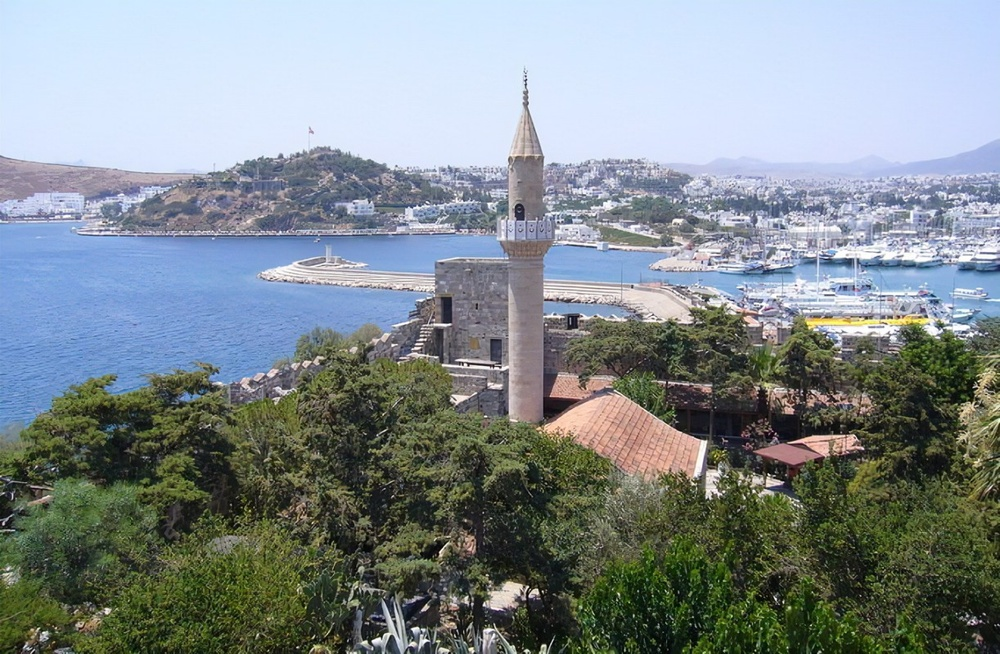
#> input picture data/R-C.jpg, 1000 x 654 px, shrunk from 1222 x 799 before the run, found by its file name
$ python Image_enhancement.py
#> lines starting #> are read from the running program, lines starting #| are printed output that depends on the picture
#> further down, img is the input picture: shape (654, 1000, 3); mean B, G, R 142.1, 138.6, 128.9
import numpy as np
import random
import cv2
from matplotlib import pyplot as plt


def sp_nosie(img, prob):
    """添加椒盐噪声
    prob信噪比"""
#> called with prob = 0.01
    output = np.zeros(img.shape, np.uint8)
    thres = 1 - prob
    for i in range(img.shape[0]):
        for j in range(img.shape[1]):
            rdn = random.random()
            if rdn < prob:
                output[i][j] = 0
            elif rdn > thres:
                output[i][j] = 255
            else:
                output[i][j] = img[i][j]
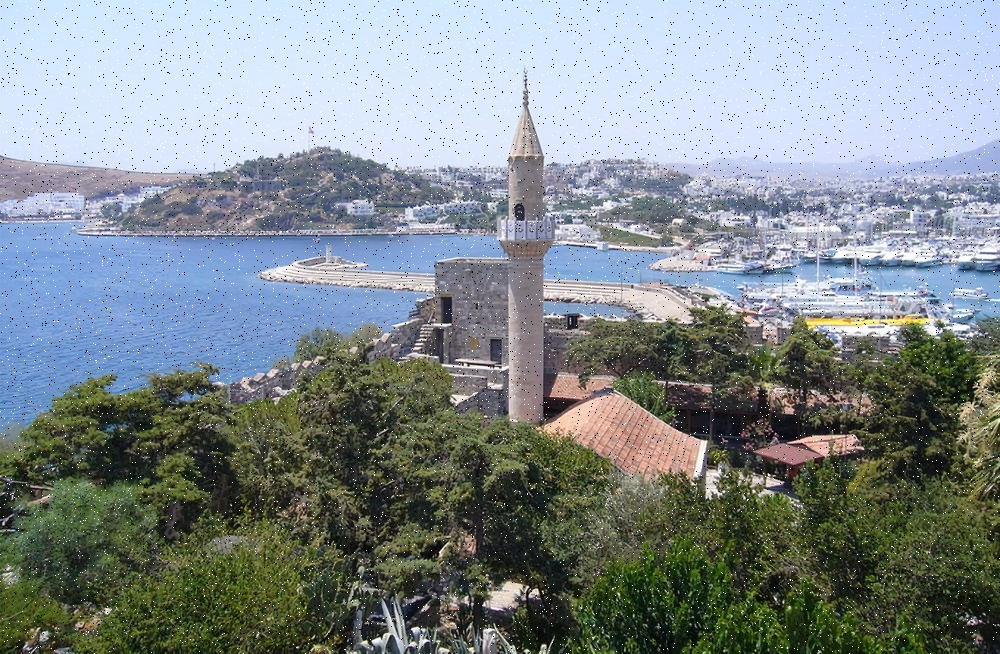
#> output: shape (654, 1000, 3); mean B, G, R 141.7, 138.3, 128.9

    return output


def gasuss_nosie(img, mean=0, var=0.01):
    """添加高斯噪声 mean表示均值 var表示方差"""
#> called with mean = 0, var = 0.01
    img = np.array(img / 255, dtype=float)
    noise = np.random.normal(mean, var ** 0.5, img.shape)
    out = img + noise
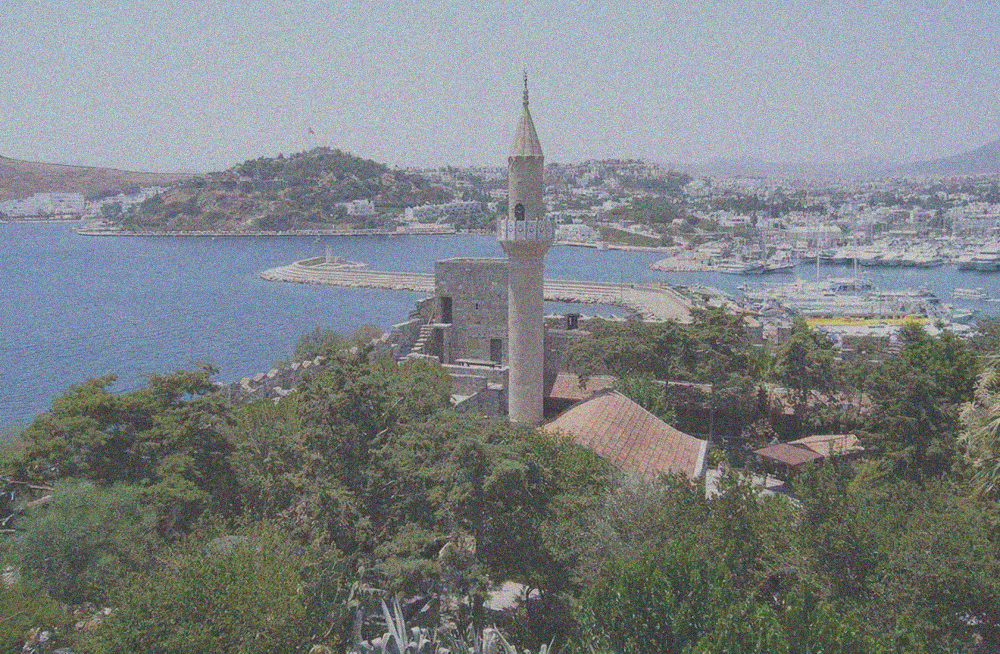
#> out: shape (654, 1000, 3) float64; mean of channels 0, 1, 2 0.557, 0.544, 0.506; drawn with min black and max white
    if out.min() < 0:
        low_clip = -1
    else:
        low_clip = 0
    out = np.clip(out, low_clip, 1.0)
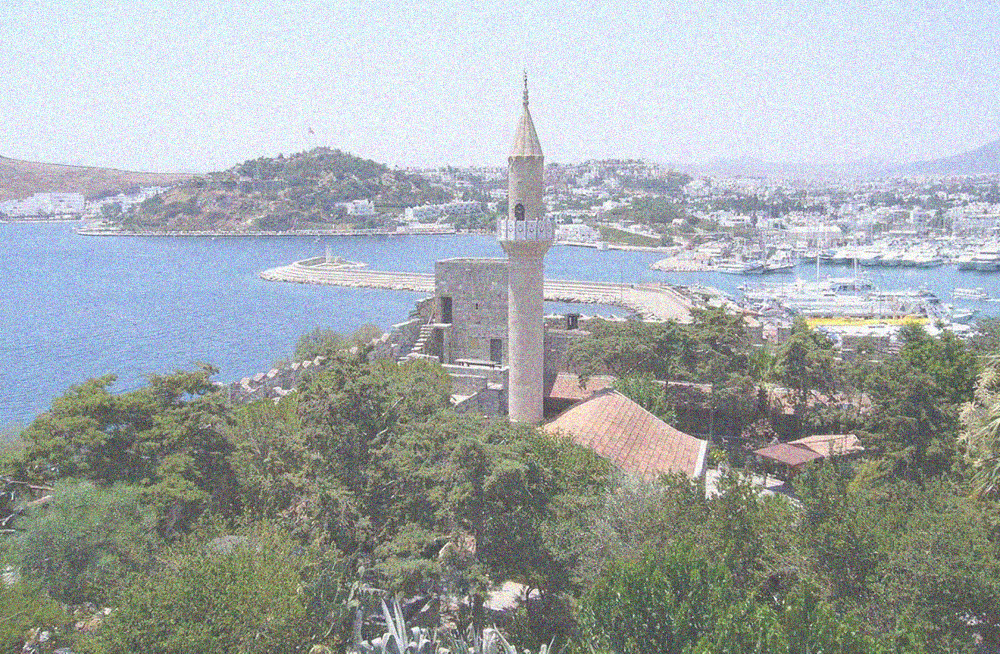
#> out: shape (654, 1000, 3) float64; mean of channels 0, 1, 2 0.547, 0.541, 0.505; drawn with min black and max white
    out = np.uint8(out * 255)
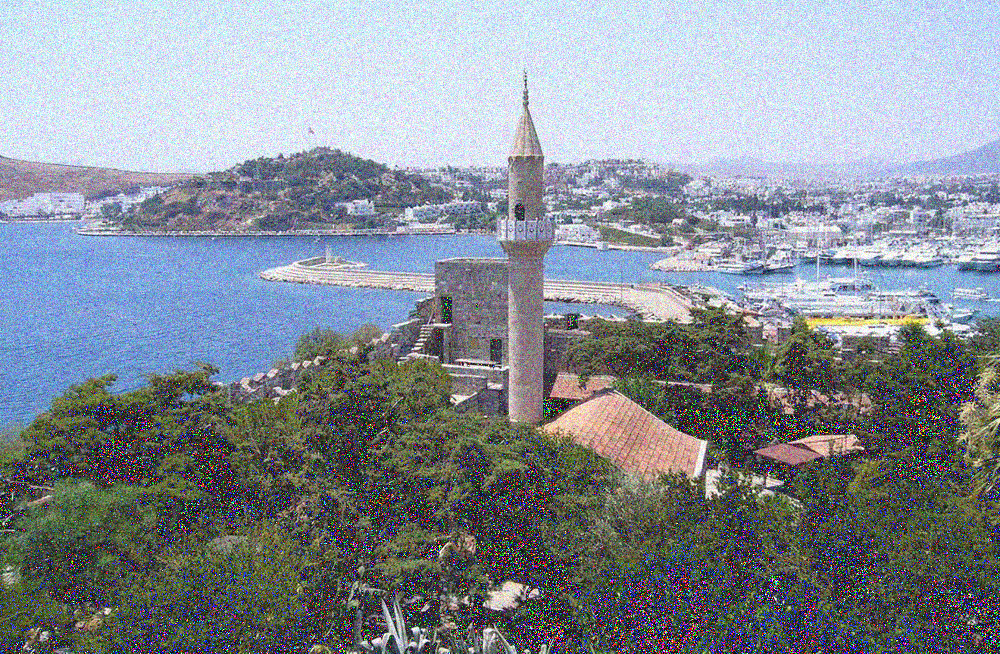
#> out: shape (654, 1000, 3); mean of channels 0, 1, 2 149.6, 141.3, 133.7; drawn as B, G, R
    return out


def meanFiltering1(img, size):  # img输入，size均值滤波器的尺寸，>=3，且必须为奇数
    """"高斯滤波"""
    num = int((size - 1) / 2)  # 输入图像需要填充的尺寸
    img = cv2.copyMakeBorder(img, num, num, num, num, cv2.BORDER_REPLICATE)  # 对传入的图像进行扩充，尺寸为num
    h1, w1 = img.shape[0:2]
    # 高斯滤波
    img1 = np.zeros((h1, w1, 3), dtype="uint8")  # 定义空白图像，用于输出中值滤波后的结果
    for i in range(num, h1 - num):  # 对扩充图像中的原图进行遍历
        for j in range(num, w1 - num):
            sum = 0
            sum1 = 0
            sum2 = 0
            for k in range(i - num, i + num + 1):  # 求中心像素周围size*size区域内的像素的平均值
                for l in range(j - num, j + num + 1):
                    sum = sum + img[k, l][0]  # B通道
                    sum1 = sum1 + img[k, l][1]  # G通道
                    sum2 = sum2 + img[k, l][2]  # R通道
            sum = sum / (size ** 2)  # 除以核尺寸的平方
            sum1 = sum1 / (size ** 2)
            sum2 = sum2 / (size ** 2)
            img1[i, j] = [sum, sum1, sum2]  # 复制给空白图像
    img1 = img1[(0 + num):(h1 - num), (0 + num):(h1 - num)]  # 从滤波图像中裁剪出原图像
    return img1


img = cv2.imread('E:\PythonProject\cvhome01\data\R-C.jpg')
"""原图"""
# cv2.imshow('origin', img)
"""添加椒盐噪声,信噪比为0.01"""
img_spNoise = sp_nosie(img, 0.01)
"""添加高斯噪声"""
img_gasussNoise = gasuss_nosie(img)


# [24 lines of commented-out code are left out]
"""均值滤波"""
img_spOfmean = cv2.blur(img_spNoise, (3, 3))
cv2.imwrite('sp_mean.jpg',img_spOfmean)
img_gasOfmean = cv2.blur(img_gasussNoise,(3,3))
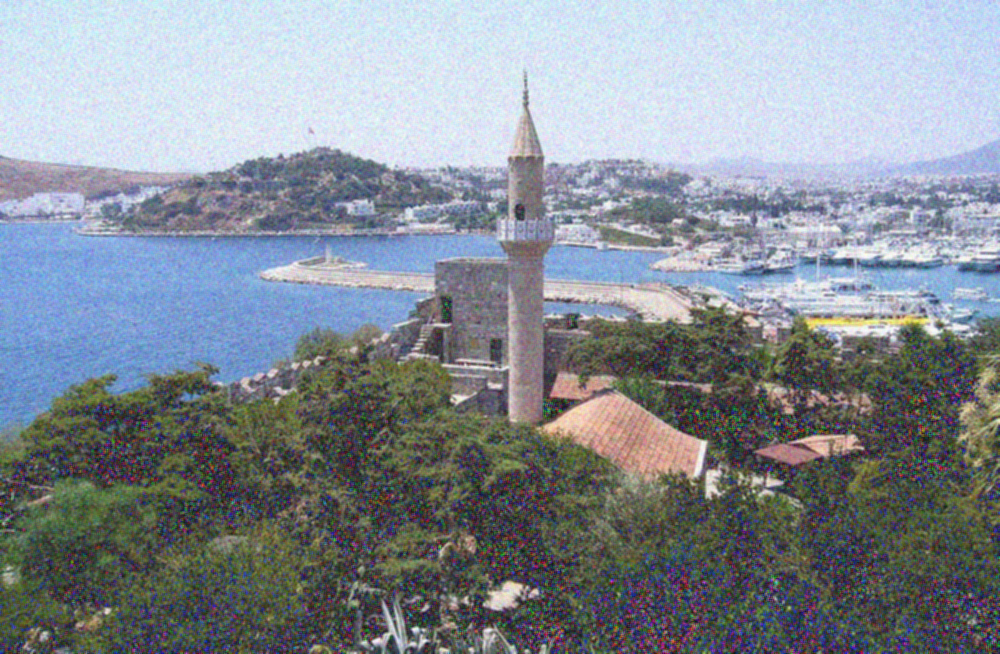
#> img_gasOfmean: shape (654, 1000, 3); mean of channels 0, 1, 2 149.6, 141.3, 133.7; drawn as B, G, R
cv2.imwrite('gas_mean.jpg', img_gasOfmean)
cv2.waitKey(0)
